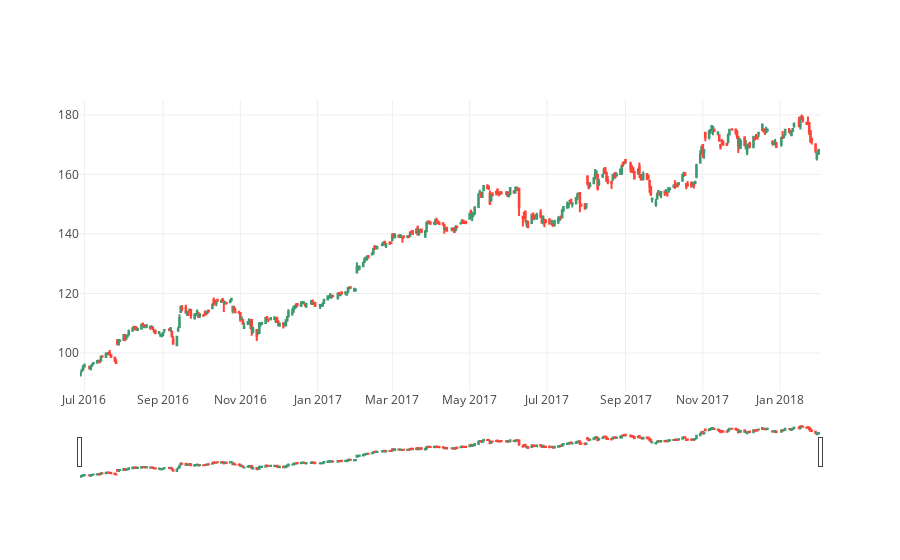

Notebook code for this chart:
### Code cell
iplot(datayy)
#Using this, one can zoom in to the required snippet of time.

### Figure 1 — Plotly figure (JSON) as saved in the notebook; plotly's stock layout.template omitted (floating-point values rounded to 4 significant figures; data arrays with more than 128 entries replaced by an {"elided": "..."} marker saying what was removed)
{"data": [{"close": {"elided": "403 float values"}, "high": {"elided": "403 float values"}, "low": {"elided": "403 float values"}, "open": {"elided": "403 float values"}, "type": "candlestick", "x": {"elided": "403 str values"}}], "layout": {}}
